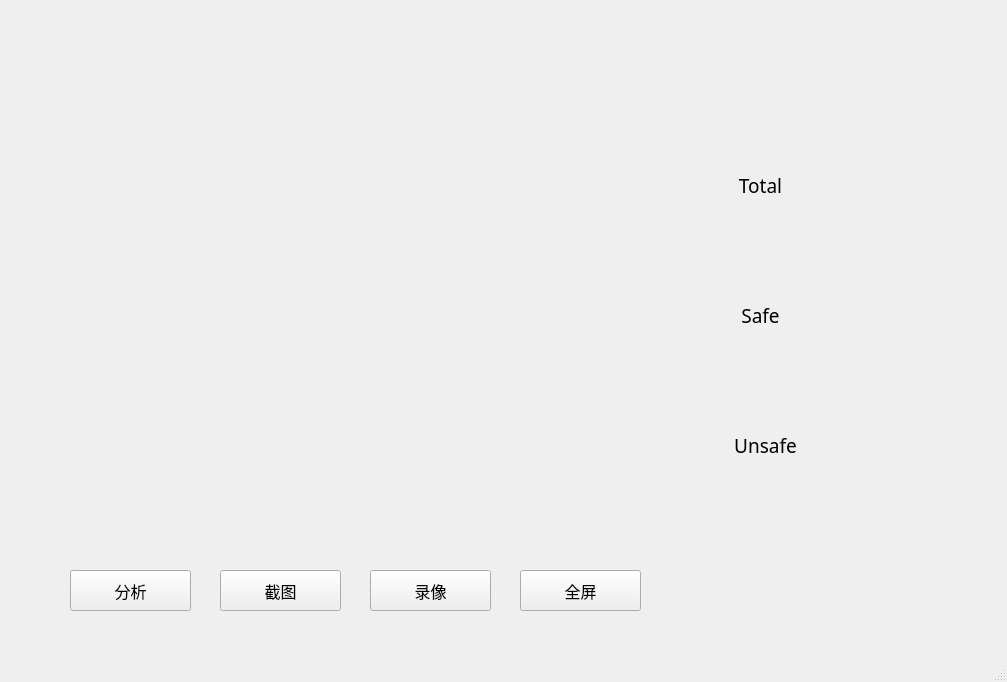
<?xml version="1.0" encoding="UTF-8"?>
<ui version="4.0">
 <class>MainWindow</class>
 <widget class="QMainWindow" name="MainWindow">
  <property name="geometry">
   <rect>
    <x>0</x>
    <y>0</y>
    <width>1007</width>
    <height>682</height>
   </rect>
  </property>
  <property name="windowTitle">
   <string>Hardhat Detection</string>
  </property>
  <property name="windowIcon">
   <iconset>
    <normaloff>GUI/bitbug_favicon (2).ico</normaloff>GUI/bitbug_favicon (2).ico</iconset>
  </property>
  <widget class="QWidget" name="centralwidget">
   <widget class="QLabel" name="label">
    <property name="geometry">
     <rect>
      <x>60</x>
      <y>30</y>
      <width>611</width>
      <height>491</height>
     </rect>
    </property>
    <property name="text">
     <string/>
    </property>
   </widget>
   <widget class="QLabel" name="label_2">
    <property name="geometry">
     <rect>
      <x>710</x>
      <y>430</y>
      <width>231</width>
      <height>171</height>
     </rect>
    </property>
    <property name="text">
     <string/>
    </property>
   </widget>
   <widget class="QLabel" name="label_3">
    <property name="enabled">
     <bool>true</bool>
    </property>
    <property name="geometry">
     <rect>
      <x>720</x>
      <y>170</y>
      <width>81</width>
      <height>31</height>
     </rect>
    </property>
    <property name="font">
     <font>
      <family>Segoe WP</family>
      <pointsize>14</pointsize>
      <weight>50</weight>
      <bold>false</bold>
     </font>
    </property>
    <property name="styleSheet">
     <string notr="true"/>
    </property>
    <property name="text">
     <string>Total</string>
    </property>
    <property name="alignment">
     <set>Qt::AlignCenter</set>
    </property>
   </widget>
   <widget class="QLabel" name="label_4">
    <property name="geometry">
     <rect>
      <x>720</x>
      <y>300</y>
      <width>81</width>
      <height>31</height>
     </rect>
    </property>
    <property name="font">
     <font>
      <family>Segoe WP</family>
      <pointsize>14</pointsize>
     </font>
    </property>
    <property name="text">
     <string>Safe</string>
    </property>
    <property name="alignment">
     <set>Qt::AlignCenter</set>
    </property>
   </widget>
   <widget class="QLabel" name="label_5">
    <property name="geometry">
     <rect>
      <x>720</x>
      <y>430</y>
      <width>91</width>
      <height>31</height>
     </rect>
    </property>
    <property name="font">
     <font>
      <family>Segoe WP</family>
      <pointsize>14</pointsize>
     </font>
    </property>
    <property name="text">
     <string>Unsafe</string>
    </property>
    <property name="textFormat">
     <enum>Qt::AutoText</enum>
    </property>
    <property name="alignment">
     <set>Qt::AlignCenter</set>
    </property>
   </widget>
   <widget class="QPushButton" name="pushButton">
    <property name="geometry">
     <rect>
      <x>70</x>
      <y>570</y>
      <width>121</width>
      <height>41</height>
     </rect>
    </property>
    <property name="font">
     <font>
      <family>微软雅黑</family>
      <pointsize>12</pointsize>
     </font>
    </property>
    <property name="text">
     <string>分析</string>
    </property>
   </widget>
   <widget class="QPushButton" name="pushButton_2">
    <property name="geometry">
     <rect>
      <x>220</x>
      <y>570</y>
      <width>121</width>
      <height>41</height>
     </rect>
    </property>
    <property name="font">
     <font>
      <family>微软雅黑</family>
      <pointsize>12</pointsize>
     </font>
    </property>
    <property name="text">
     <string>截图</string>
    </property>
   </widget>
   <widget class="QPushButton" name="pushButton_3">
    <property name="geometry">
     <rect>
      <x>370</x>
      <y>570</y>
      <width>121</width>
      <height>41</height>
     </rect>
    </property>
    <property name="font">
     <font>
      <family>微软雅黑</family>
      <pointsize>12</pointsize>
     </font>
    </property>
    <property name="text">
     <string>录像</string>
    </property>
   </widget>
   <widget class="QPushButton" name="pushButton_4">
    <property name="geometry">
     <rect>
      <x>520</x>
      <y>570</y>
      <width>121</width>
      <height>41</height>
     </rect>
    </property>
    <property name="font">
     <font>
      <family>微软雅黑</family>
      <pointsize>12</pointsize>
     </font>
    </property>
    <property name="text">
     <string>全屏</string>
    </property>
   </widget>
   <widget class="QLabel" name="label_6">
    <property name="geometry">
     <rect>
      <x>830</x>
      <y>170</y>
      <width>81</width>
      <height>41</height>
     </rect>
    </property>
    <property name="font">
     <font>
      <pointsize>14</pointsize>
     </font>
    </property>
    <property name="text">
     <string/>
    </property>
    <property name="alignment">
     <set>Qt::AlignCenter</set>
    </property>
   </widget>
   <widget class="QLabel" name="label_7">
    <property name="geometry">
     <rect>
      <x>830</x>
      <y>300</y>
      <width>81</width>
      <height>41</height>
     </rect>
    </property>
    <property name="font">
     <font>
      <pointsize>14</pointsize>
     </font>
    </property>
    <property name="text">
     <string/>
    </property>
    <property name="alignment">
     <set>Qt::AlignCenter</set>
    </property>
   </widget>
   <widget class="QLabel" name="label_8">
    <property name="geometry">
     <rect>
      <x>830</x>
      <y>430</y>
      <width>81</width>
      <height>41</height>
     </rect>
    </property>
    <property name="font">
     <font>
      <pointsize>14</pointsize>
     </font>
    </property>
    <property name="text">
     <string/>
    </property>
    <property name="alignment">
     <set>Qt::AlignCenter</set>
    </property>
   </widget>
  </widget>
  <widget class="QMenuBar" name="menubar">
   <property name="geometry">
    <rect>
     <x>0</x>
     <y>0</y>
     <width>1007</width>
     <height>35</height>
    </rect>
   </property>
   <property name="defaultUp">
    <bool>false</bool>
   </property>
  </widget>
  <widget class="QStatusBar" name="statusbar"/>
 </widget>
 <resources/>
 <connections/>
</ui>
